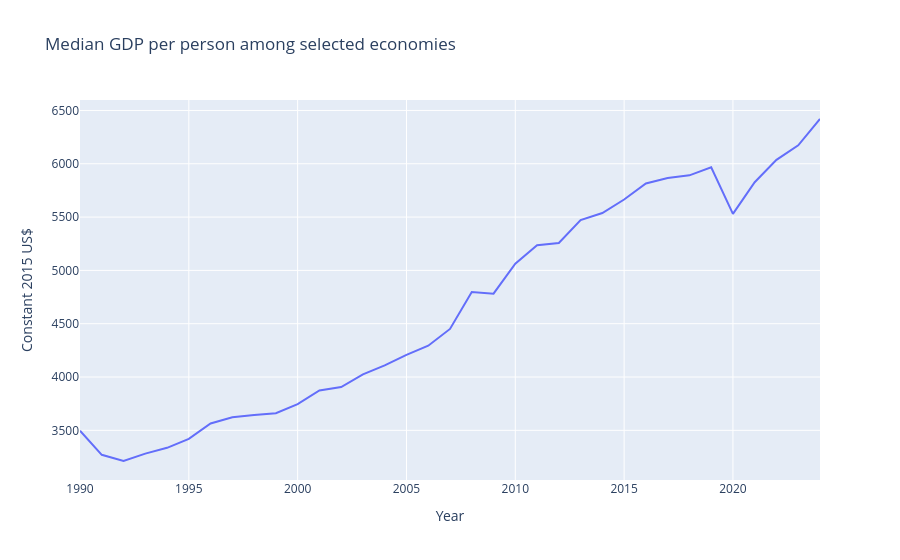

The code cell stored with this chart in its notebook:
### Code cell
median_gdp = sample.groupby("year")["gdp_pc"].median().reset_index()
fig = px.line(
    median_gdp,
    x="year",
    y="gdp_pc",
    title="Median GDP per person among selected economies",
    labels={"year": "Year", "gdp_pc": "Constant 2015 US$"},
)
fig.show()

### Figure 1 — Plotly figure (JSON) as saved in the notebook; plotly's stock layout.template omitted (floating-point values rounded to 4 significant figures)
{"data": [{"hovertemplate": "Year=%{x}<br>Constant 2015 US$=%{y}<extra></extra>", "legendgroup": "", "line": {"color": "#636efa", "dash": "solid"}, "marker": {"symbol": "circle"}, "mode": "lines", "name": "", "orientation": "v", "showlegend": false, "type": "scatter", "x": [1990, 1991, 1992, 1993, 1994, 1995, 1996, 1997, 1998, 1999, 2000, 2001, 2002, 2003, 2004, 2005, 2006, 2007, 2008, 2009, 2010, 2011, 2012, 2013, 2014, 2015, 2016, 2017, 2018, 2019, 2020, 2021, 2022, 2023, 2024], "xaxis": "x", "y": [3497.0, 3270.0, 3212.0, 3282.0, 3336.0, 3421.0, 3564.0, 3623.0, 3643.0, 3661.0, 3746.0, 3874.0, 3906.0, 4024.0, 4109.0, 4208.0, 4294.0, 4451.0, 4797.0, 4781.0, 5063.0, 5235.0, 5257.0, 5471.0, 5538.0, 5665.0, 5815.0, 5866.0, 5892.0, 5966.0, 5530.0, 5827.0, 6036.0, 6173.0, 6420.0], "yaxis": "y"}], "layout": {"legend": {"tracegroupgap": 0}, "title": {"text": "Median GDP per person among selected economies"}, "xaxis": {"anchor": "y", "domain": [0, 1], "title": {"text": "Year"}}, "yaxis": {"anchor": "x", "domain": [0, 1], "title": {"text": "Constant 2015 US$"}}}}
